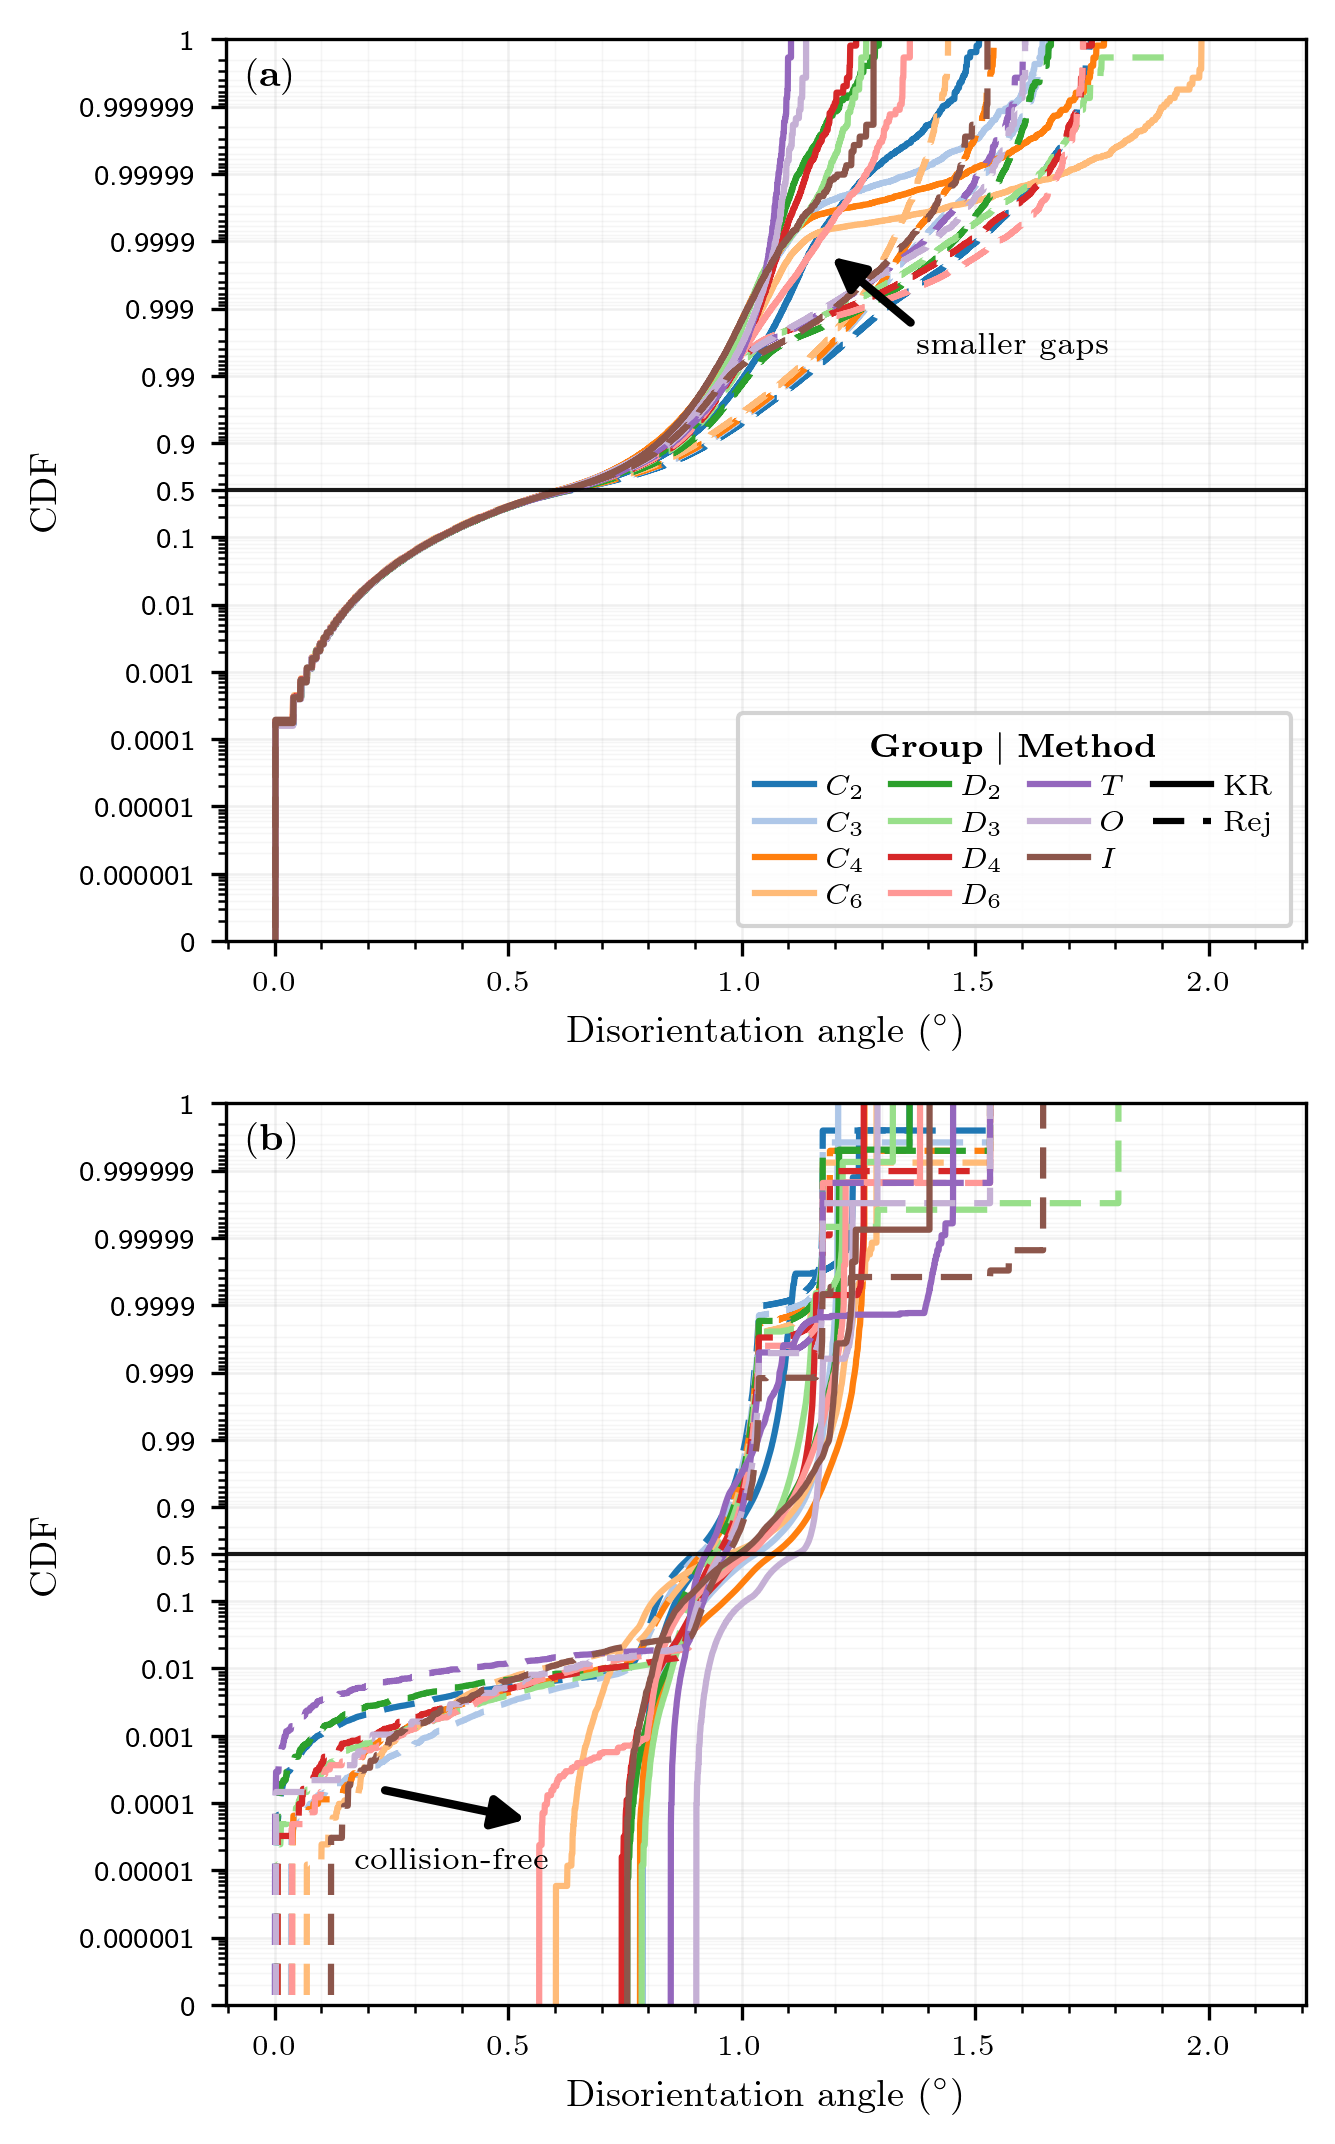

Source code (Python):
#!/usr/bin/env python3
"""
figure3.py

Two-panel Figure 3 viewer:
- (a) witness->grid CDF overlay (left)
- (b) self-NN CDF overlay (right)

Controls window provides:
- Legend host subplot toggle (left/right)
- Legend corner selection
- Shared CDF bin count
- Shared symlog decades

Notes:
- This intentionally does NOT include Figure 3's "show pdf panel" option.
- Uses precomputed NPZ data files.
"""

from __future__ import annotations

import argparse
import os
from dataclasses import dataclass

import numpy as np
import matplotlib.pyplot as plt
import matplotlib.scale as mscale
import matplotlib.transforms as mtransforms
from matplotlib import ticker
from matplotlib.lines import Line2D
from matplotlib.widgets import TextBox

from figure_ui_common import (
    ControlWindow,
    IUCR_COL_W,
    IUCR_DPI,
    IUCR_FONT,
    IUCR_MARGINS,
    add_panel_label,
    apply_plot_rcparams,
    bind_typography,
    build_typography_section,
    export_figure_with_tex,
    load_dataclass_settings,
    push_typography,
    restyle_axes,
    save_dataclass_settings,
    sync_typography,
)


# ---------------------------------------------------------------------------
# CDF half-log scale (centered around p=0.5)
# ---------------------------------------------------------------------------


class _CDFHalfLogTransform(mtransforms.Transform):
    input_dims = output_dims = 1

    def __init__(self, decades: float):
        super().__init__()
        self.decades = float(decades)

    def transform_non_affine(self, a):
        a = np.asarray(a, dtype=float)
        a = np.clip(a, 1e-12, 1.0 - 1e-12)
        return np.where(a <= 0.5, np.log10(2.0 * a), -np.log10(2.0 * (1.0 - a)))

    def inverted(self):
        return _CDFHalfLogInverseTransform(self.decades)


class _CDFHalfLogInverseTransform(mtransforms.Transform):
    input_dims = output_dims = 1

    def __init__(self, decades: float):
        super().__init__()
        self.decades = float(decades)

    def transform_non_affine(self, a):
        a = np.asarray(a, dtype=float)
        return np.where(a <= 0.0, 10.0 ** a / 2.0, 1.0 - 10.0 ** (-a) / 2.0)

    def inverted(self):
        return _CDFHalfLogTransform(self.decades)


class CDFHalfLogScale(mscale.ScaleBase):
    name = "cdfhalflog"

    def __init__(self, axis, *, decades=3.0, **kwargs):
        super().__init__(axis)
        self.decades = float(decades)

    def get_transform(self):
        return _CDFHalfLogTransform(self.decades)

    def set_default_locators_and_formatters(self, axis):
        dmax = int(max(1, min(7, round(self.decades))))
        major = [0.5]
        for d in range(1, dmax + 1):
            major.extend([10.0 ** (-d), 1.0 - 10.0 ** (-d)])
        major.extend([0.1, 0.9])
        major = sorted({v for v in major if 1e-12 < v < 1 - 1e-12})

        minor = set()
        for d in range(1, dmax + 1):
            base = 10.0 ** (-d)
            for k in range(2, 10):
                v = k * base
                if 1e-12 < v < 0.5:
                    minor.add(v)
                u = 1.0 - k * base
                if 0.5 < u < 1 - 1e-12:
                    minor.add(u)
        for v in (0.2, 0.3, 0.4, 0.6, 0.7, 0.8):
            minor.add(v)
        minor = sorted(v for v in minor if v not in major)

        axis.set_major_locator(ticker.FixedLocator(major))
        axis.set_minor_locator(ticker.FixedLocator(minor))

        def _fmt(v, _pos):
            if abs(v - 0.5) < 1e-9:
                return "0.5"
            if v >= 1.0 or v <= 0.0:
                return ""
            return f"{v:.6f}".rstrip("0").rstrip(".")

        axis.set_major_formatter(ticker.FuncFormatter(_fmt))


mscale.register_scale(CDFHalfLogScale)


# ---------------------------------------------------------------------------
# Data helpers
# ---------------------------------------------------------------------------


ORDERED_GROUPS = ["C2", "C3", "C4", "C6", "D2", "D3", "D4", "D6", "T", "O", "I"]
DEFAULT_STEM = "figure3_col"
SETTINGS_FILE = "figure3_col_settings.json"
DPI = IUCR_DPI

# Typography spec — (widget_name, label, settings_attr [, fmt])
_TYPO_ROWS = [
    [("font", "Font", "font_size"), ("title_size", "Title", "title_size")],
    [("subtitle_size", "Sub", "subtitle_size"), ("panel_label_size", "Panel", "panel_label_size")],
    [("panel_label_x", "Lbl x", "panel_label_x", "{:.3f}"), ("panel_label_y", "Lbl y", "panel_label_y", "{:.3f}")],
    [("legend_size", "Leg", "legend_size")],
]

TEX_LABEL = {
    "C2": r"$C_2$", "C3": r"$C_3$", "C4": r"$C_4$", "C6": r"$C_6$",
    "D2": r"$D_2$", "D3": r"$D_3$", "D4": r"$D_4$", "D6": r"$D_6$",
    "T": r"$T$", "O": r"$O$", "I": r"$I$",
}


def load_npz_overlay(path: str) -> dict:
    raw = np.load(path, allow_pickle=True)
    names = [str(x) for x in raw["_group_names"]]
    out = {"metadata": {}, "groups": {}}
    if "_n_eff_target" in raw:
        out["metadata"]["n_eff_target"] = int(raw["_n_eff_target"])
    if "_witness_factor" in raw:
        out["metadata"]["witness_factor"] = int(raw["_witness_factor"])
    out["metadata"]["groups"] = names

    for name in names:
        g = {}
        for key in (
            "bin_edges", "counts_kr", "counts_rej", "N_kr", "N_rej",
            "N_witness", "mean_kr", "mean_rej"
        ):
            full = f"{name}_{key}"
            if full in raw:
                val = raw[full]
                g[key] = val.item() if getattr(val, "ndim", 0) == 0 else val
        out["groups"][name] = g
    return out


def rebin_histogram(fine_counts: np.ndarray, fine_edges: np.ndarray, coarse_edges: np.ndarray) -> np.ndarray:
    mids = 0.5 * (fine_edges[:-1] + fine_edges[1:])
    idx = np.clip(np.digitize(mids, coarse_edges) - 1, 0, len(coarse_edges) - 2)
    out = np.bincount(idx, weights=fine_counts.astype(float), minlength=len(coarse_edges) - 1)
    return out.astype(float)


# ---------------------------------------------------------------------------
# App
# ---------------------------------------------------------------------------


@dataclass
class ViewState:
    n_bins: int = 240
    symlog_decades: float = 3.0
    line_width: float = 1.0
    font_size: float = IUCR_FONT["label"]
    title_size: float = IUCR_FONT["title"]
    subtitle_size: float = IUCR_FONT["subtitle"]
    panel_label_size: float = IUCR_FONT["panel_label"]
    panel_label_x: float = 0.02
    panel_label_y: float = 0.98
    legend_size: float = IUCR_FONT["legend"]
    subplot_wspace: float = 0.18
    legend_on: str = "top"
    legend_loc: str = "lower right"
    export_stem: str = DEFAULT_STEM
    fig_width: float = IUCR_COL_W
    fig_height: float = 5.5
    show_arrow_a: bool = True
    arrow_a_text: str = "fewer gaps"
    arrow_a_x: float = 0.90
    arrow_a_y: float = 0.88
    arrow_a_angle_deg: float = 135.0
    arrow_a_len: float = 0.12
    arrow_a_text_dx: float = 0.02
    arrow_a_text_dy: float = 0.02
    arrow_a_text_size: float = 10.0
    arrow_a_arrow_size: float = 1.4
    show_arrow_b: bool = True
    arrow_b_text: str = "collision-free"
    arrow_b_x: float = 0.15
    arrow_b_y: float = 0.55
    arrow_b_angle_deg: float = -45.0
    arrow_b_len: float = 0.12
    arrow_b_text_dx: float = 0.02
    arrow_b_text_dy: float = 0.00
    arrow_b_text_size: float = 10.0
    arrow_b_arrow_size: float = 1.4


class Figure3PlotApp:
    def __init__(self, data3: dict, data4: dict):
        self.data3 = data3
        self.data4 = data4
        self.state = ViewState()
        if os.path.exists(SETTINGS_FILE):
            load_dataclass_settings(SETTINGS_FILE, self.state, wrapper_key="view")

        apply_plot_rcparams()

        groups3 = set(self.data3["groups"].keys())
        groups4 = set(self.data4["groups"].keys())
        self.groups = [g for g in ORDERED_GROUPS if g in groups3 and g in groups4]

        cmap = plt.get_cmap("tab20")
        self.group_colors = {name: cmap(i) for i, name in enumerate(ORDERED_GROUPS)}

        self.fig, (self.ax_left, self.ax_right) = plt.subplots(
            2, 1, figsize=(self.state.fig_width, self.state.fig_height), dpi=110,
        )
        self.fig.canvas.manager.set_window_title("Figure 3")
        self._exporting_tex = False

        self.ctrl = plt.figure(figsize=(11.0, 7.0), dpi=110)
        self.ctrl.canvas.manager.set_window_title("Figure 3 Controls")
        self.widgets = {}
        self._loading = False
        self._build_controls()

        self.redraw()

    def _build_controls(self):
        self.ctrl.clf()
        cw = ControlWindow(self.ctrl, left=0.06, right=0.92, top=0.95, col_gap=0.05, col1_frac=0.44)
        self._cw = cw
        self.widgets = cw.widgets

        build_typography_section(cw, 1, self.state, _TYPO_ROWS)
        cw.number_row(1, [("wspace", "Spacing", self.state.subplot_wspace, "{:.2f}")])

        cw.section(1, "Plot")
        cw.number_row(1, [("bins", "Bins", self.state.n_bins, "{:.0f}"), ("dec", "Decades", self.state.symlog_decades)])
        cw.slider(1, "lw", "Line width", 1.0, 4.0, self.state.line_width, step=0.1)

        cw.section(1, "Legend")
        cw.radio_group(1, "legend_on", ["top", "bottom"], active=0, h=0.060)
        cw.radio_group(
            1,
            "legend_loc",
            ["lower right", "upper right", "upper left", "lower left"],
            active=0,
            h=0.105,
        )

        cw.section(1, "File I/O")
        cw.textbox(1, "settings_path", "Settings", SETTINGS_FILE)
        cw.button_row(1, [("load_settings", "Load"), ("save_settings", "Save")], h=0.038)
        cw.button_row(1, [("export", "PNG/PDF")], h=0.042)

        cw.section(2, "Annotations")
        cw.checkbox_grid(
            2,
            "show_arrows",
            [
                ("show_a", "Show arrow (a)", self.state.show_arrow_a),
                ("show_b", "Show arrow (b)", self.state.show_arrow_b),
            ],
            n_cols=1,
            row_h=0.042,
            label_size=8.0,
        )
        cw.radio_group(2, "arrow_target", ["(a)", "(b)"], active=0, h=0.055)
        cw.textbox(2, "arrow_text", "Text", self.state.arrow_a_text, h=0.040)
        cw.slider(2, "ann_x", "X", 0.00, 1.00, self.state.arrow_a_x, step=0.01)
        cw.slider(2, "ann_y", "Y", 0.00, 1.00, self.state.arrow_a_y, step=0.01)
        cw.slider(2, "ann_angle", "Angle", -180.0, 180.0, self.state.arrow_a_angle_deg, step=1.0)
        cw.slider(2, "ann_len", "Arrow length", 0.02, 0.40, self.state.arrow_a_len, step=0.01)
        cw.slider(2, "ann_text_size", "Text size", 6.0, 28.0, self.state.arrow_a_text_size, step=0.5)
        cw.connect_scroll()

        # Typography text entries — lightweight restyle only
        bind_typography(cw, _TYPO_ROWS, self._on_restyle)
        # Data text entries — full rebuild (rebins histograms)
        for key in ("bins", "dec"):
            self.widgets[key].on_submit(lambda _v: self._on_data_change())
        # Visual/layout — replot without rebinning
        self.widgets["wspace"].on_submit(lambda _v: self._on_visual_change())
        for key in ("lw", "ann_x", "ann_y", "ann_angle", "ann_len", "ann_text_size"):
            self.widgets[key].on_changed(lambda _v: self._on_visual_change())
        self.widgets["legend_on"].on_clicked(lambda _v: self._on_visual_change())
        self.widgets["legend_loc"].on_clicked(lambda _v: self._on_visual_change())
        for chk in self.widgets["show_arrows"]:
            chk.on_clicked(lambda _v: self._on_visual_change())
        self.widgets["arrow_target"].on_clicked(lambda _v: self._on_arrow_target_changed())
        self.widgets["arrow_text"].on_submit(lambda _v: self._on_visual_change())
        self.widgets["export"].on_clicked(self._save_png_pdf)
        self.widgets["load_settings"].on_clicked(lambda _evt: self.load_settings(self.widgets["settings_path"].text))
        self.widgets["save_settings"].on_clicked(lambda _evt: self.save_settings(self.widgets["settings_path"].text))

        self._push_active_annotation_state_to_controls()

    def _sync_visual_state(self):
        """Sync visual-only widget values into state (no bins/decades)."""
        cw = self._cw
        self.state.line_width = float(self.widgets["lw"].val)
        sync_typography(cw, self.state, _TYPO_ROWS)
        self.state.subplot_wspace = cw.get_val("wspace", self.state.subplot_wspace)
        self.state.legend_on = str(self.widgets["legend_on"].value_selected)
        self.state.legend_loc = str(self.widgets["legend_loc"].value_selected)
        show_a = self.widgets["show_arrows"][0].get_status()[0]
        show_b = self.widgets["show_arrows"][1].get_status()[0]
        self.state.show_arrow_a = bool(show_a)
        self.state.show_arrow_b = bool(show_b)
        self._read_active_annotation_controls_into_state()

    def _on_data_change(self):
        """Full rebuild: bins or decades changed — rebin histograms + replot."""
        if self._loading:
            return
        cw = self._cw
        self.state.n_bins = int(cw.get_val("bins", self.state.n_bins))
        self.state.symlog_decades = cw.get_val("dec", self.state.symlog_decades)
        self._sync_visual_state()
        self.redraw()

    def _on_visual_change(self):
        """Fast replot: reuse cached curves, only update line width / annotations / legend."""
        if self._loading:
            return
        self._sync_visual_state()
        self._replot()

    def _on_restyle(self):
        """Lightweight: update typography without recomputing data."""
        if self._loading:
            return
        sync_typography(self._cw, self.state, _TYPO_ROWS)
        self._restyle()

    def _restyle(self):
        """Update fonts/labels on existing axes without clearing."""
        restyle_axes(
            self.fig,
            list(zip(self.axes, ["(a)", "(b)"])),
            self.state,
            use_tex=self._exporting_tex,
            label_offset=1,
            min_tick=7,
            min_legend=6,
        )

    def _active_arrow_prefix(self) -> str:
        sel = str(self.widgets["arrow_target"].value_selected)
        return "arrow_b" if "b" in sel else "arrow_a"

    def _read_active_annotation_controls_into_state(self):
        p = self._active_arrow_prefix()
        setattr(self.state, f"{p}_text", self.widgets["arrow_text"].text)
        setattr(self.state, f"{p}_x", float(self.widgets["ann_x"].val))
        setattr(self.state, f"{p}_y", float(self.widgets["ann_y"].val))
        setattr(self.state, f"{p}_angle_deg", float(self.widgets["ann_angle"].val))
        setattr(self.state, f"{p}_len", float(self.widgets["ann_len"].val))
        setattr(self.state, f"{p}_text_size", float(self.widgets["ann_text_size"].val))

    def _push_active_annotation_state_to_controls(self):
        p = self._active_arrow_prefix()
        self._loading = True
        self.widgets["arrow_text"].set_val(str(getattr(self.state, f"{p}_text")))
        self.widgets["ann_x"].set_val(float(getattr(self.state, f"{p}_x")))
        self.widgets["ann_y"].set_val(float(getattr(self.state, f"{p}_y")))
        self.widgets["ann_angle"].set_val(float(getattr(self.state, f"{p}_angle_deg")))
        self.widgets["ann_len"].set_val(float(getattr(self.state, f"{p}_len")))
        self.widgets["ann_text_size"].set_val(float(getattr(self.state, f"{p}_text_size")))
        self._loading = False

    def _on_arrow_target_changed(self):
        if self._loading:
            return
        self._push_active_annotation_state_to_controls()

    def _draw_arrow_annotation(
        self,
        ax,
        show: bool,
        x: float,
        y: float,
        angle_deg: float,
        length: float,
        text: str,
        text_dx: float,
        text_dy: float,
        text_size: float,
        arrow_size: float,
        use_tex: bool,
    ):
        if not show:
            return
        theta = np.deg2rad(float(angle_deg))
        dx = float(length) * np.cos(theta)
        dy = float(length) * np.sin(theta)
        ax.annotate(
            "",
            xy=(x + dx, y + dy),
            xytext=(x, y),
            xycoords="axes fraction",
            textcoords="axes fraction",
            arrowprops=dict(
                arrowstyle="-|>",
                lw=max(0.5, float(arrow_size)),
                color="black",
                mutation_scale=8.0 * max(0.5, float(arrow_size)),
            ),
        )
        ax.text(
            x + text_dx,
            y + text_dy,
            self._format_annotation_text(text, use_tex),
            transform=ax.transAxes,
            ha="left",
            va="center",
            fontsize=max(6.0, float(text_size)),
        )

    @staticmethod
    def _format_annotation_text(text: str, use_tex: bool) -> str:
        txt = str(text)
        if not use_tex:
            return txt
        if "$" in txt:
            return txt
        safe = txt.replace("\\", r"\textbackslash ")
        safe = safe.replace("{", r"\{").replace("}", r"\}")
        return rf"$\textrm{{{safe}}}$"

    def _build_curves(self, groups_data: dict, xmax: float | None = None):
        if xmax is None:
            xmax = 1.0
        else:
            xmax = max(1.0, float(xmax))
        for name in self.groups:
            edges = groups_data[name]["bin_edges"]
            xmax = max(xmax, float(edges[-1]))
        bins = np.linspace(0.0, xmax, max(20, self.state.n_bins) + 1)

        curves = []
        for name in self.groups:
            g = groups_data[name]
            fine_edges = g["bin_edges"]
            c_kr = rebin_histogram(g["counts_kr"], fine_edges, bins)
            c_rej = rebin_histogram(g["counts_rej"], fine_edges, bins)
            curves.append((name, "KR", c_kr, bins))
            curves.append((name, "Rej", c_rej, bins))
        return curves, bins

    def _plot_panel(self, ax, curves, title: str, panel_tag: str, use_tex: bool):
        fs = int(round(self.state.font_size))
        ax.clear()

        for name, method, counts, edges in curves:
            total = float(np.sum(counts))
            if total <= 0:
                continue
            y = np.concatenate([[0.0], np.cumsum(counts) / total])
            color = self.group_colors[name]
            ls = "-" if method == "KR" else (0, (5, 3))
            ax.plot(edges, y, color=color, linestyle=ls, linewidth=self.state.line_width)

        decades = float(np.clip(self.state.symlog_decades, 1.0, 7.0))
        y_min = 10.0 ** (-decades)
        y_max = 1.0 - 10.0 ** (-decades)

        ax.set_yscale("cdfhalflog", decades=decades)
        ax.set_ylim(y_min, y_max)
        ax.xaxis.set_minor_locator(ticker.AutoMinorLocator())
        ax.grid(True, which="major", alpha=0.20, linewidth=0.6)
        ax.grid(True, which="minor", alpha=0.12, linewidth=0.35)
        ax.axhline(0.5, color="k", linewidth=1.0, alpha=0.9)

        if use_tex:
            xlabel = "$\\textrm{Disorientation angle } (^\\circ)$"
            ylabel = "$\\textrm{CDF}$"
        else:
            xlabel = r"Disorientation angle $(^\circ)$"
            ylabel = "CDF"
        ax.set_xlabel(xlabel, fontsize=fs + 1)
        ax.set_ylabel(ylabel, fontsize=fs + 1)
        # ax.set_title(title, fontsize=fs + 1)
        ax.tick_params(labelsize=max(7, fs - 1))
        if panel_tag:
            add_panel_label(
                ax,
                panel_tag,
                x=self.state.panel_label_x,
                y=self.state.panel_label_y,
                fontsize=self.state.panel_label_size,
                use_tex=use_tex,
            )

    def _legend_payload(self):
        col1 = ["C2", "C3", "C4", "C6"]
        col2 = ["D2", "D3", "D4", "D6"]
        col3 = ["T", "O", "I", "_blank"]
        col4 = ["_method_kr", "_method_rej", "_blank", "_blank"]
        legend_items = col1 + col2 + col3 + col4

        handles = []
        labels = []
        for key in legend_items:
            if key == "_blank":
                handles.append(Line2D([], [], alpha=0.0, lw=0.0))
                labels.append(" ")
                continue
            if key == "_method_kr":
                handles.append(Line2D([0], [0], color="k", lw=self.state.line_width, ls="-"))
                if self._exporting_tex:
                    labels.append("$\\textrm{KR}$")
                else:
                    labels.append("KR")
                continue
            if key == "_method_rej":
                handles.append(Line2D([0], [0], color="k", lw=self.state.line_width, ls=(0, (5, 3))))
                if self._exporting_tex:
                    labels.append("$\\textrm{Rej}$")
                else:
                    labels.append("Rej")
                continue
            if key not in self.groups:
                handles.append(Line2D([], [], alpha=0.0, lw=0.0))
                labels.append(" ")
                continue
            handles.append(Line2D([0], [0], color=self.group_colors[key], lw=self.state.line_width, ls="-"))
            labels.append(TEX_LABEL[key])
        return handles, labels

    def redraw(self):
        """Full rebuild: rebin histograms and replot everything."""
        global_xmax = 1.0
        for name in self.groups:
            global_xmax = max(global_xmax, float(self.data3["groups"][name]["bin_edges"][-1]))
            global_xmax = max(global_xmax, float(self.data4["groups"][name]["bin_edges"][-1]))

        self._cached_curves3, _ = self._build_curves(self.data3["groups"], xmax=global_xmax)
        self._cached_curves4, _ = self._build_curves(self.data4["groups"], xmax=global_xmax)
        self._replot()

    def _replot(self):
        """Replot from cached curves (no rebinning)."""
        use_tex = bool(self._exporting_tex)

        self._plot_panel(self.ax_left, self._cached_curves3, "Witness CDF", "(a)", use_tex)
        self._plot_panel(self.ax_right, self._cached_curves4, "Self-NN CDF", "(b)", use_tex)

        fs = int(round(self.state.font_size))
        self._draw_arrow_annotation(
            self.ax_left,
            self.state.show_arrow_a,
            self.state.arrow_a_x,
            self.state.arrow_a_y,
            self.state.arrow_a_angle_deg,
            self.state.arrow_a_len,
            self.state.arrow_a_text,
            self.state.arrow_a_text_dx,
            self.state.arrow_a_text_dy,
            self.state.arrow_a_text_size,
            self.state.arrow_a_arrow_size,
            use_tex,
        )
        self._draw_arrow_annotation(
            self.ax_right,
            self.state.show_arrow_b,
            self.state.arrow_b_x,
            self.state.arrow_b_y,
            self.state.arrow_b_angle_deg,
            self.state.arrow_b_len,
            self.state.arrow_b_text,
            self.state.arrow_b_text_dx,
            self.state.arrow_b_text_dy,
            self.state.arrow_b_text_size,
            self.state.arrow_b_arrow_size,
            use_tex,
        )

        handles, labels = self._legend_payload()
        for ax in (self.ax_left, self.ax_right):
            lg = ax.get_legend()
            if lg is not None:
                lg.remove()

        target = self.ax_left if self.state.legend_on == "top" else self.ax_right
        fs = int(round(self.state.font_size))
        if use_tex:
            title = "$\\mathbf{Group \\ | \\ Method}$"
        else:
            title = "Group / Method"
        target.legend(
            handles,
            labels,
            loc=self.state.legend_loc,
            fontsize=max(6, self.state.legend_size),
            framealpha=0.85,
            title=title,
            title_fontsize=max(6, self.state.legend_size + 1),
            ncol=4,
            handlelength=2.0,
            columnspacing=0.9,
            borderpad=0.6,
            handletextpad=0.45,
            labelspacing=0.35,
        )

        self.fig.subplots_adjust(
            left=IUCR_MARGINS["left"],
            right=IUCR_MARGINS["right"],
            top=IUCR_MARGINS["top"],
            bottom=IUCR_MARGINS["bottom"],
            hspace=max(0.02, min(0.80, float(self.state.subplot_wspace))),
        )
        self.fig.canvas.draw_idle()

    def _sync_state_to_widgets(self):
        self._loading = True
        cw = self._cw
        cw.set_val("bins", self.state.n_bins, "{:.0f}")
        cw.set_val("dec", self.state.symlog_decades, "{:.1f}")
        self.widgets["lw"].set_val(self.state.line_width)
        push_typography(cw, self.state, _TYPO_ROWS)
        cw.set_val("wspace", self.state.subplot_wspace, "{:.2f}")

        show_status = [
            bool(self.widgets["show_arrows"][0].get_status()[0]),
            bool(self.widgets["show_arrows"][1].get_status()[0]),
        ]
        if bool(show_status[0]) != bool(self.state.show_arrow_a):
            self.widgets["show_arrows"][0].set_active(0)
        if bool(show_status[1]) != bool(self.state.show_arrow_b):
            self.widgets["show_arrows"][1].set_active(0)

        leg_on_opts = ["top", "bottom"]
        if self.state.legend_on in leg_on_opts:
            cur = str(self.widgets["legend_on"].value_selected)
            if cur != self.state.legend_on:
                self.widgets["legend_on"].set_active(leg_on_opts.index(self.state.legend_on))

        leg_loc_opts = ["lower right", "upper right", "upper left", "lower left"]
        desired = self.state.legend_loc if self.state.legend_loc in leg_loc_opts else "lower right"
        cur = str(self.widgets["legend_loc"].value_selected)
        if cur != desired:
            self.widgets["legend_loc"].set_active(leg_loc_opts.index(desired))
        self._loading = False
        self._push_active_annotation_state_to_controls()

    def save_settings(self, path: str):
        path = (path or "").strip() or SETTINGS_FILE
        fig_w, fig_h = self.fig.get_size_inches()
        self.state.fig_width = float(fig_w)
        self.state.fig_height = float(fig_h)
        save_dataclass_settings(path, self.state, wrapper_key="view")
        print(f"Saved settings -> {path}")

    def load_settings(self, path: str):
        path = (path or "").strip() or SETTINGS_FILE
        if not load_dataclass_settings(path, self.state, wrapper_key="view"):
            print(f"Settings file '{path}' not found.")
            return

        try:
            fw = float(getattr(self.state, "fig_width", 3.48))
            fh = float(getattr(self.state, "fig_height", 7.2))
            self.fig.set_size_inches(fw, fh, forward=True)
        except Exception:
            pass

        self._sync_state_to_widgets()
        self.redraw()

    def _save_png_pdf(self, _evt=None):
        stem = self.state.export_stem or DEFAULT_STEM
        png_path = f"{stem}.png"
        pdf_path = f"{stem}.pdf"
        self._exporting_tex = True
        try:
            export_figure_with_tex(
                self.fig,
                png_path,
                redraw_callback=lambda: self.redraw(),
                dpi=DPI,
            )
            export_figure_with_tex(
                self.fig,
                pdf_path,
                redraw_callback=lambda: self.redraw(),
                dpi=DPI,
            )
        finally:
            self._exporting_tex = False
            self.redraw()
        print(f"Saved {png_path}")
        print(f"Saved {pdf_path}")


def _resolve_self_nn_default() -> str:
    candidates = ["figure3_data_self_nn_col.npz", "figure3_data_self_nn.npz"]
    for candidate in candidates:
        if os.path.exists(candidate):
            return candidate
    return "figure3_data_self_nn_col.npz"


def main():
    parser = argparse.ArgumentParser(description="Figure 3 combined witness (left) + self-NN (right) CDF overlay")
    parser.add_argument("--witness-data", default="figure3_data_witness_col.npz", help="Path to witness-set NPZ data")
    parser.add_argument("--self-nn-data", default=None, help="Path to self-NN NPZ data (default: figure3_data_self_nn.npz)")
    parser.add_argument(
        "--export",
        action="store_true",
        help="Export PNG and PDF using current settings, then exit",
    )
    parser.add_argument(
        "--stem",
        default=DEFAULT_STEM,
        help="Output filename stem for --export",
    )
    args = parser.parse_args()

    self_nn_path = args.self_nn_data or _resolve_self_nn_default()

    witness_path = args.witness_data
    if not os.path.exists(witness_path):
        # Backward-compatible fallback
        if witness_path == "figure3_data_witness_col.npz" and os.path.exists("figure3_data_witness.npz"):
            witness_path = "figure3_data_witness.npz"

    if not os.path.exists(witness_path):
        raise FileNotFoundError(f"Witness data file not found: {args.witness_data}")
    if not os.path.exists(self_nn_path):
        raise FileNotFoundError(f"Self-NN data file not found: {self_nn_path}")

    data3 = load_npz_overlay(witness_path)
    data4 = load_npz_overlay(self_nn_path)

    app = Figure3PlotApp(data3, data4)
    app.state.export_stem = (args.stem or "").strip() or DEFAULT_STEM
    if args.export:
        app._save_png_pdf()
        plt.close("all")
        return

    plt.show()


if __name__ == "__main__":
    main()
